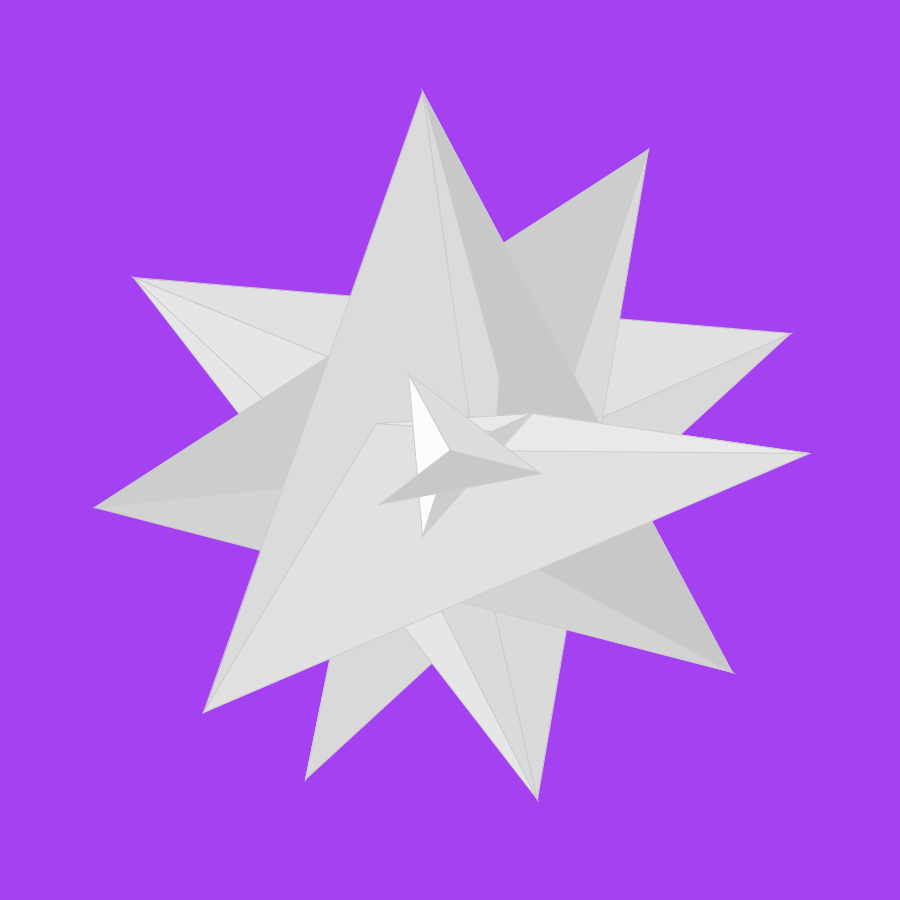
Frame 1 (no input)
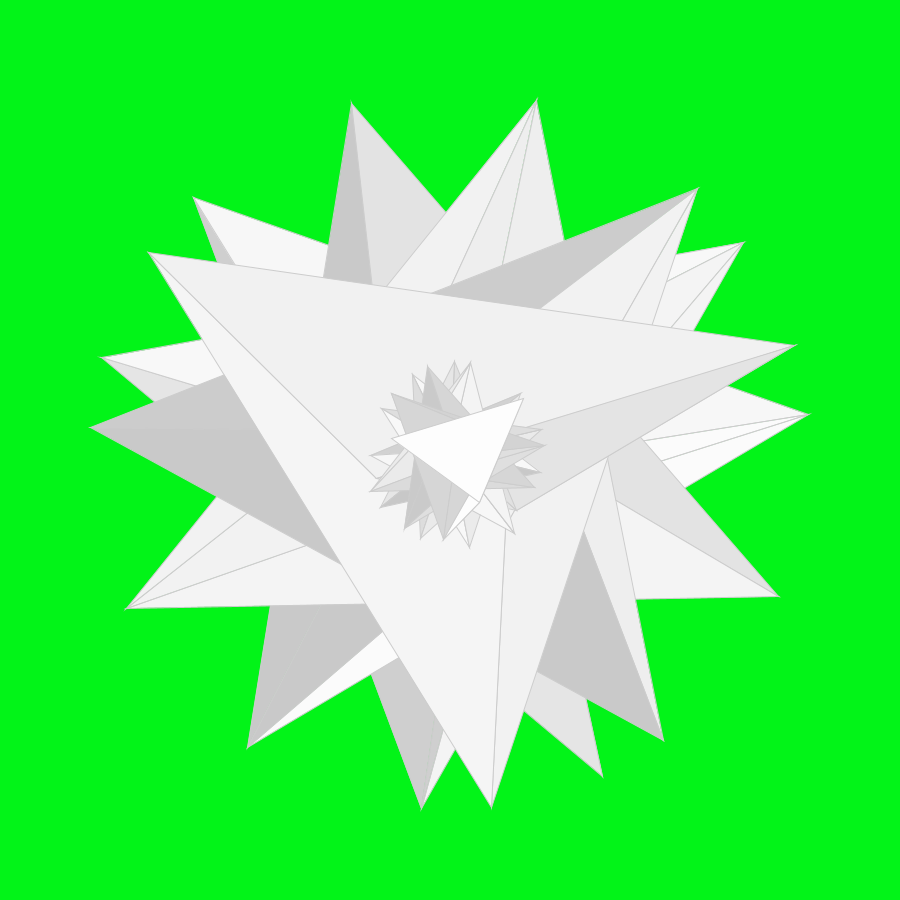
Frame 60 (the mouse pressed at the canvas centre just before this capture)
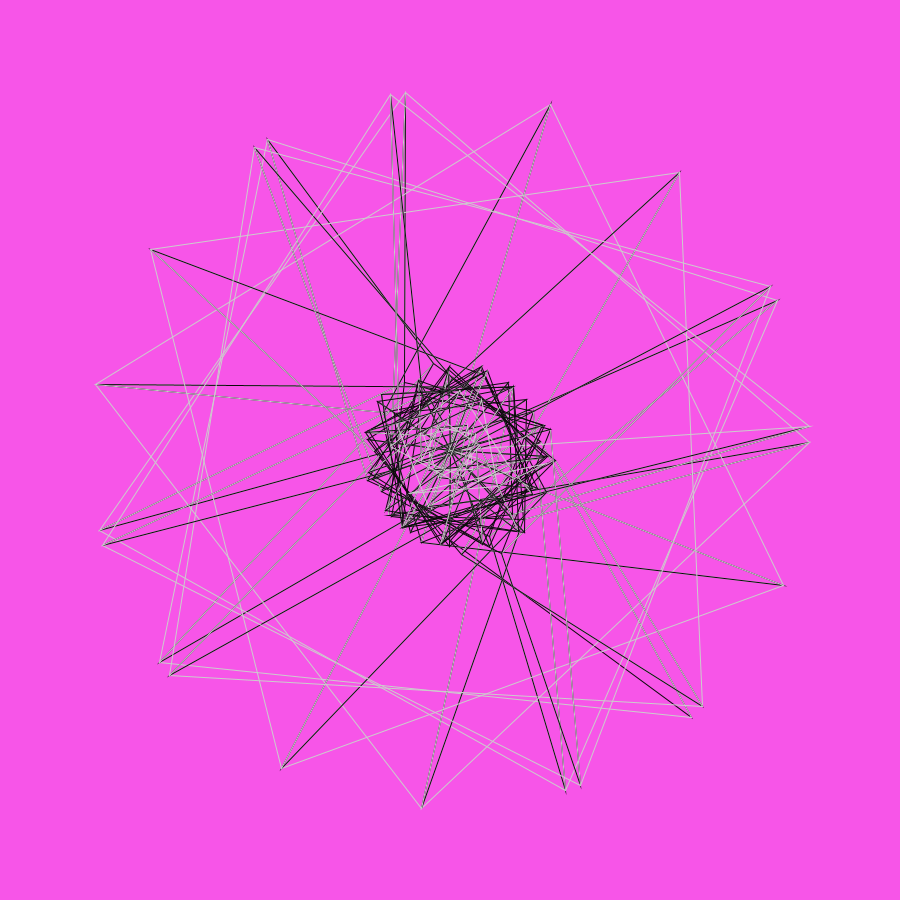
Frame 120 (the mouse held since frame 60 and released just before this capture)

The Processing sketch that drew these frames (run headless with seeded random() and noise(); from frame 60 on, the mouse is pressed at the canvas centre):

// Processing sketch: processing_31251
// ── processing_31251.pde

/**
By Jordan Dozzi,
TRIANGLE_STRIP Mode thanks to Ira Greenberg @ Processing.
http://processing.org/learning/basics/trianglestrip.html
**/

float r;
float g;
float b;
float z;

void setup() {
size(900, 900);
background(255);
smooth();
frameRate(15);
}

//Random background colors introduced
//A random function as well for the complexity of the trig strips (point control)

void draw () {
r=random(255);
g=random(255);
b=random(255);
z=random(40);

background(r,g,b);
 
int x = width/2;
int y = height/2;
float outerRad = min(width, height) * .1;
//Assigning a good number for the innerRad creates depth & balance between 2 strips.

float innerRad = outerRad * 4;
float px = 0, py = 0, angle = 0;

/**Controlling the rotation with rot adds to the complexity and completes
the revolution of the circular strip.
**/

float pts = z;
float rot = 1080/pts;
beginShape(TRIANGLE_STRIP);
for (int ii = 0; ii < 4; ii++) {
  for (int i = 0; i < pts; i++) {
    if (mousePressed) {
      noFill();
      stroke(10);
    }else{
      fill(random(200,255));
    }
//The mousePressed allows one to see the wireframe of both inner and outer componenets 
//of the triangle strip

    px = x + sin(radians(angle))*outerRad;
    py = y + cos(radians(angle))*outerRad;
    angle += rot;
    vertex(px+i, py+i);
    px = x + cos(radians(angle))*innerRad;
    py = y + sin(radians(angle))*innerRad;
    stroke(204);
     
    vertex(px, py);
 
    angle += rot;
  }
  pts -= 5;
  innerRad = outerRad * ii/3;
}
 
endShape();

}
